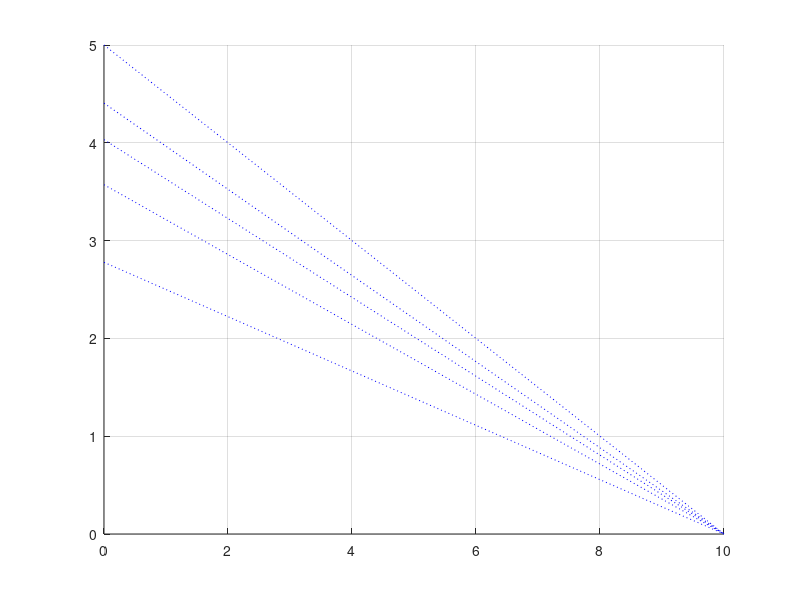

This figure's MATLAB source: (Note: this script raises an error after producing the figure.)
clear
close all
clc
format long

hold on
grid on
rc = [10/(0.2+1.8) 0;10/(0.47+1.8) 0;10/(0.68+1.8) 0;10/(1.0+1.8) 0;10/(1.8+1.8) 0];
Vcc = [0 10;0 10;0 10;0 10;0 10];
%시뮬레이션 값
simuled_Icq = [4.908 2.959 2.199 1.583 0.935];
simuled_Vceq = [0.177 3.275 4.539 5.558 6.622];
%실험 결과 값
measured_Icq = [4.862 3.119 2.315 1.680 0.975];
measured_Vceq = [0.168 2.891 4.236 5.297 6.471];
for num1 = 1:5
    p=plot(Vcc (num1,:),rc(num1,:),'b:');
end
p.Color = '#00841a';
plot(simuled_Vceq,simuled_Icq,'squre');
plot(measured_Vceq,measured_Icq,'o');
legend('R=0.20ohm','R=0.47ohm','R=1.0ohm','R=1.2ohm','R=1.8ohm',...
'simuled Data','measured Data');
xlabel('V_C_E [V]');
ylabel('I_C [mA]');

